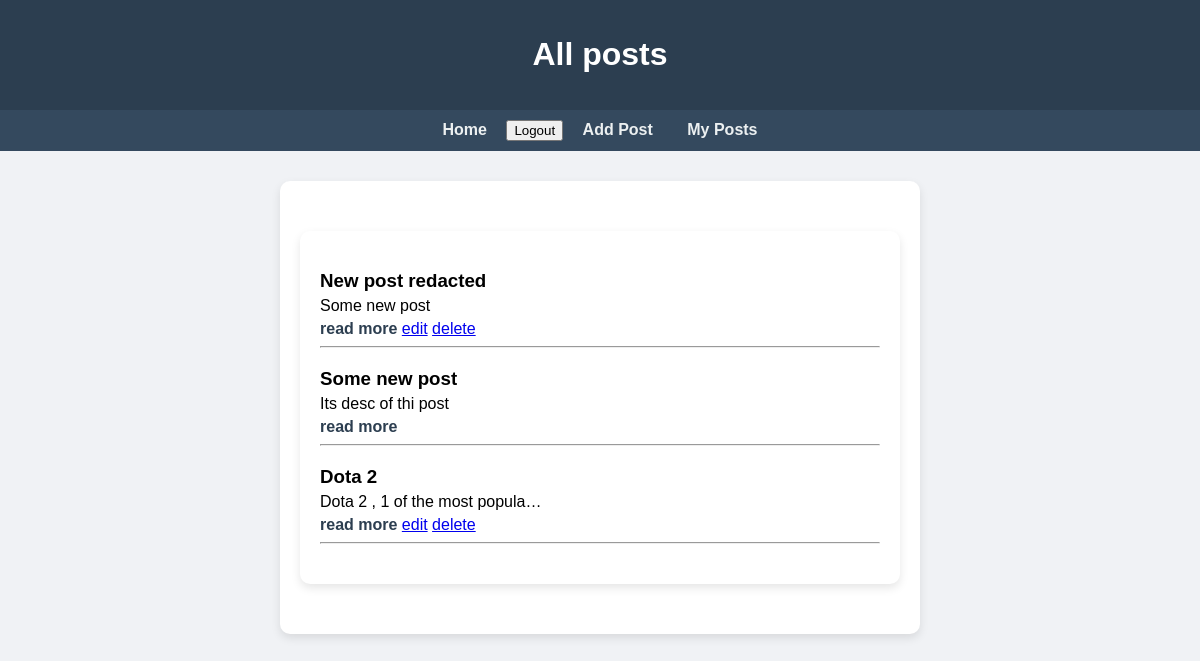
The app's page / (signed in), older data.
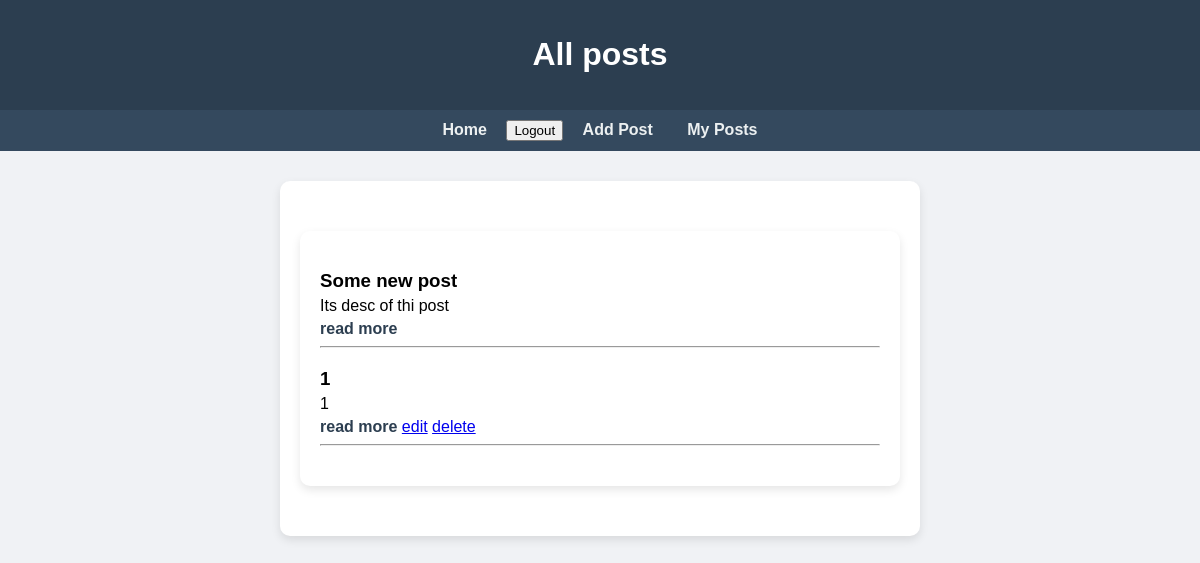
The same page, newer data.
### main/models.py (models this page shows)
class PostModel(models.Model):
    user = models.ForeignKey(User, verbose_name=("user"), on_delete=models.SET_NULL,null=True)
    title = models.CharField(max_length=255)
    text = models.TextField(blank=True,null=True)
    time_created = models.DateTimeField(auto_now_add=True)
    time_updated = models.DateTimeField(auto_now=True)

### main/views.py (the view)
# urls.py: 2. Add a URL to urlpatterns:  path('', views.home, name='home')
@login_required()
def home(request):
    all_posts = PostModel.objects.all()
    data = {'posts':all_posts,'title':'All posts'}
    return render(request,'index.html',data)

### main/templates/index.html
{% extends "base.html" %}
{% block content %}
<div class="container">
    {% for i in posts %}
        <div class="post">
            <h3>{{ i.title }}</h3>
            <p>{{ i.text|truncatechars:30 }}</p>
            <a href="{% url 'detail_view' i.pk %}" class="read-more">read more</a>
            {% if i.user == request.user %}
                <a href="{% url 'edit' i.id %}">edit</a>
                <a href="{% url 'delete' i.id %}">delete</a>
            {% endif %}
            <hr>
        </div>
    {% empty %}
        <p>No posts yet.</p>
    {% endfor %}
</div>
{% endblock %}

### main/templates/base.html (shortened to what this page needs)
{% load static %}
<!DOCTYPE html>
<html lang="en">
<head>
    <link rel="stylesheet" href="{% static 'css/style.css' %}">
</head>
<body>
    <header>
        <h1>{{title}}</h1>
    </header>
    <nav>
        <a href="{% url 'home' %}">Home</a>
        {% if user.is_authenticated %}
            <form action="{% url 'logout' %}" method="post" style="display:inline;">
                <button type="submit">Logout</button>
            </form>
        {% endif %}
        <a href="{% url 'addpost' %}">Add Post</a>
        <a href="{% url 'userposts' %}">My Posts</a>
    </nav>
    <div class="container">
        {% block content %}
        {% endblock %}
    </div>
</body>
</html>

### main/static/css/style.css (style rules this page uses)
body { font-family: Arial, sans-serif; background: #f0f2f5; margin: 0; }
header { background: #2c3e50; padding: 15px; color: #fff; text-align: center; }
nav { background: #34495e; padding: 10px; text-align: center; }
nav a { color: #ecf0f1; text-decoration: none; margin: 0 15px; font-weight: bold; }
.container { max-width: 600px; margin: 30px auto; background: white; padding: 20px; border-radius: 10px; box-shadow: 0 4px 10px rgba(0,0,0,0.1); }
form { display: flex; flex-direction: column; }
.post { margin-bottom: 20px; }
.post h3 { margin-bottom: 5px; }
.post p { margin: 5px 0; }
.read-more { text-decoration: none; color: #2c3e50; font-weight: bold; transition: 0.3s; }

Row changes from the older to the newer data that the page shows:
removed PostModel: title "New post redacted", text "Some new post", shows "edit"
removed PostModel: title "Dota 2", text "Dota 2 , 1 of the most popula…", shows "edit"
added PostModel: title "1", text "1", shows "edit"
